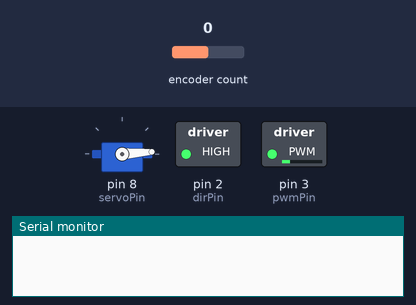
Bench run of a sketch on a simulated Arduino Uno, built with avr-gcc and run on an emulated ATmega328P. Parts: servo, switched loads named in the sketch (green lamp = pin HIGH), the last lines printed to the serial monitor. Inputs (shaded band) come from the test bench; at power-on: encoder count 0.

Above: at 0.05 s.
At 0.65 s:
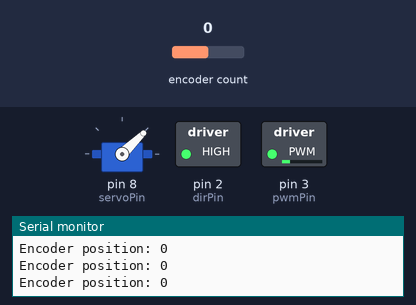
At 1.2 s:
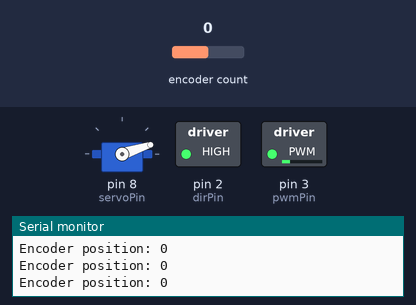
At 3.0 s:
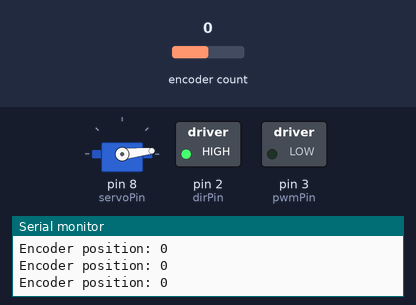
Timing chart, 0 to 6.9 s (numbered marks = the images above):
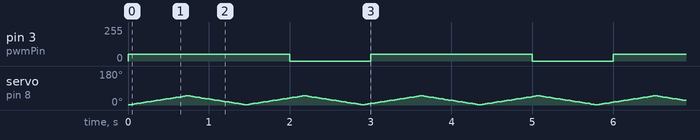

Measured:
- by itself, pin 3 (pwmPin): alternates 50/255 for 2.0 s and 0/255 for 1.0 s

The sketch:

parallelised_motor_servo.ino
```cpp
#include <Servo.h>
#include <Encoder.h>

// Pins
const int dirPin = 2;
const int pwmPin = 3;
const int encAPin = 5;
const int encBPin = 6;
const int servoPin = 8;

// Settings
const int MOTOR_SPEED = 50;
const unsigned long MOTOR_ON_MS = 2000;
const unsigned long MOTOR_OFF_MS = 1000;

const int SERVO_MIN = 1;
const int SERVO_MAX = 49;
const unsigned long SERVO_STEP_MS = 15;

const unsigned long PRINT_MS = 200;

// Hardware
Servo frontServo;
Encoder rearEnc(encAPin, encBPin);

// State
bool motorOn = false;
unsigned long lastMotorChange = 0;

int servoPos = SERVO_MIN;
int servoStep = 1;
unsigned long lastServoStep = 0;

unsigned long lastPrint = 0;

void setup() {
  pinMode(dirPin, OUTPUT);
  pinMode(pwmPin, OUTPUT);
  digitalWrite(dirPin, HIGH);

  frontServo.attach(servoPin);
  frontServo.write(servoPos);

  Serial.begin(9600);

  // Start with the motor spinning
  motorOn = true;
  analogWrite(pwmPin, MOTOR_SPEED);
  lastMotorChange = millis();
}

// Toggles the motor on/off when its time is up
void updateMotor(unsigned long now) {
  unsigned long interval = motorOn ? MOTOR_ON_MS : MOTOR_OFF_MS;
  if (now - lastMotorChange >= interval) {
    motorOn = !motorOn;
    analogWrite(pwmPin, motorOn ? MOTOR_SPEED : 0);
    lastMotorChange = now;
  }
}

// Moves the servo one degree every SERVO_STEP_MS, bouncing between min and max
void updateServo(unsigned long now) {
  if (now - lastServoStep >= SERVO_STEP_MS) {
    servoPos += servoStep;
    if (servoPos >= SERVO_MAX || servoPos <= SERVO_MIN) {
      servoStep = -servoStep; // reverse direction at each end
    }
    frontServo.write(servoPos);
    lastServoStep = now;
  }
}

// Prints the encoder count every PRINT_MS
void updatePrint(unsigned long now) {
  if (now - lastPrint >= PRINT_MS) {
    Serial.print("Encoder position: ");
    Serial.println(rearEnc.read());
    lastPrint = now;
  }
}

void loop() {
  unsigned long now = millis();
  updateMotor(now);
  updateServo(now);
  updatePrint(now);
  // no delay() anywhere, so each task gets checked thousands of times a second
}
```
